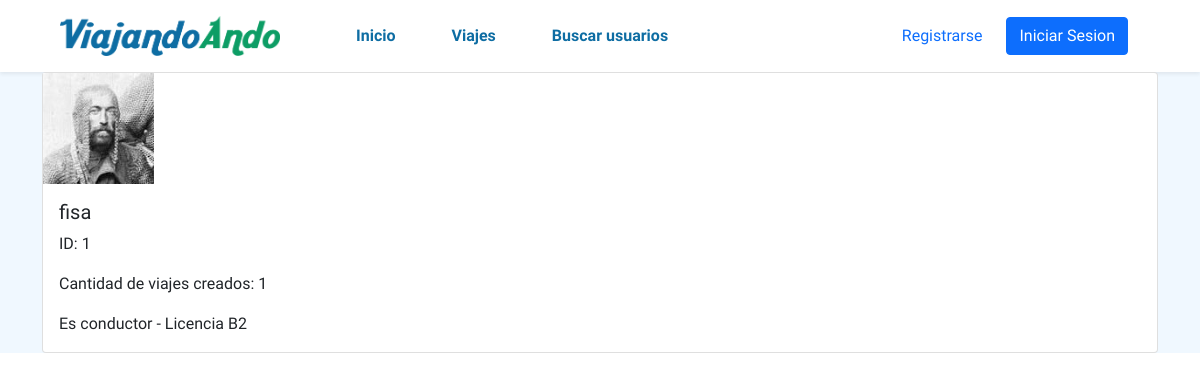
/accounts/user/1, run on the app's committed database.
### users/models.py (models this page shows, shortened)
class Conductor(models.Model):
    user = models.OneToOneField(User, on_delete=models.CASCADE, primary_key=True)
    licencia = models.CharField(max_length=250)
    foto_perfil = models.ImageField(upload_to="images/", null=True, default=None)
    celular = models.BigIntegerField(blank=True, null=True, default=None);

### users/views.py (the view)
# urls.py: path("accounts/user/<int:id>", user_views.perfil_request, name="perfil"),
def perfil_request(request, id):
    if request.method == "GET":
        usuario = User.objects.get(pk=id)
        usuario_viajes = Viaje.objects.filter(conductor=usuario.id).count()
        try:
            conductor = Conductor.objects.get(user_id=usuario.id)
            return render (request, "perfil.html", {"usuario": usuario, "usuario_viajes": usuario_viajes, "conductor": conductor})
        except:
            print('error')
            return render (request, "perfil.html", {"usuario": usuario, "usuario_viajes": usuario_viajes})

### users/templates/perfil.html
{% extends 'base.html' %}
{% load static %}
{% block content_viaje %}
<div class="container w-100">
    <div class="card w-100 d-flex">
        {% if conductor != None %}
            <img src="/media/{{conductor.foto_perfil}}" style="width: 10%;" alt="Foto perfil">
        {% endif %}
        <div class="card-body">
          <h5 class="card-title">{{usuario.username}}</h5>
          <p class="card-text">ID: {{usuario.id}}</p>
          <p class="card-text">Cantidad de viajes creados: {{usuario_viajes}}</p>
          {% if conductor == None %}
            <p class="card-text">Es pasajero</p>
            {% else %}
            <p class="card-text">Es conductor - Licencia {{conductor.licencia}}</p>
          {% endif %}
        </div>
    </div>
</div>
{% endblock %}

### viajes/static/viajes/css/styles.css (style rules this page uses)
body { font-family: 'Ubuntu', sans-serif; }

### data on the page
Conductor: foto_perfil (picture), licencia "B2"

### other printed values
{{ usuario.username }} "fisa"
{{ usuario.id }} "1"
{{ usuario_viajes }} "1"
